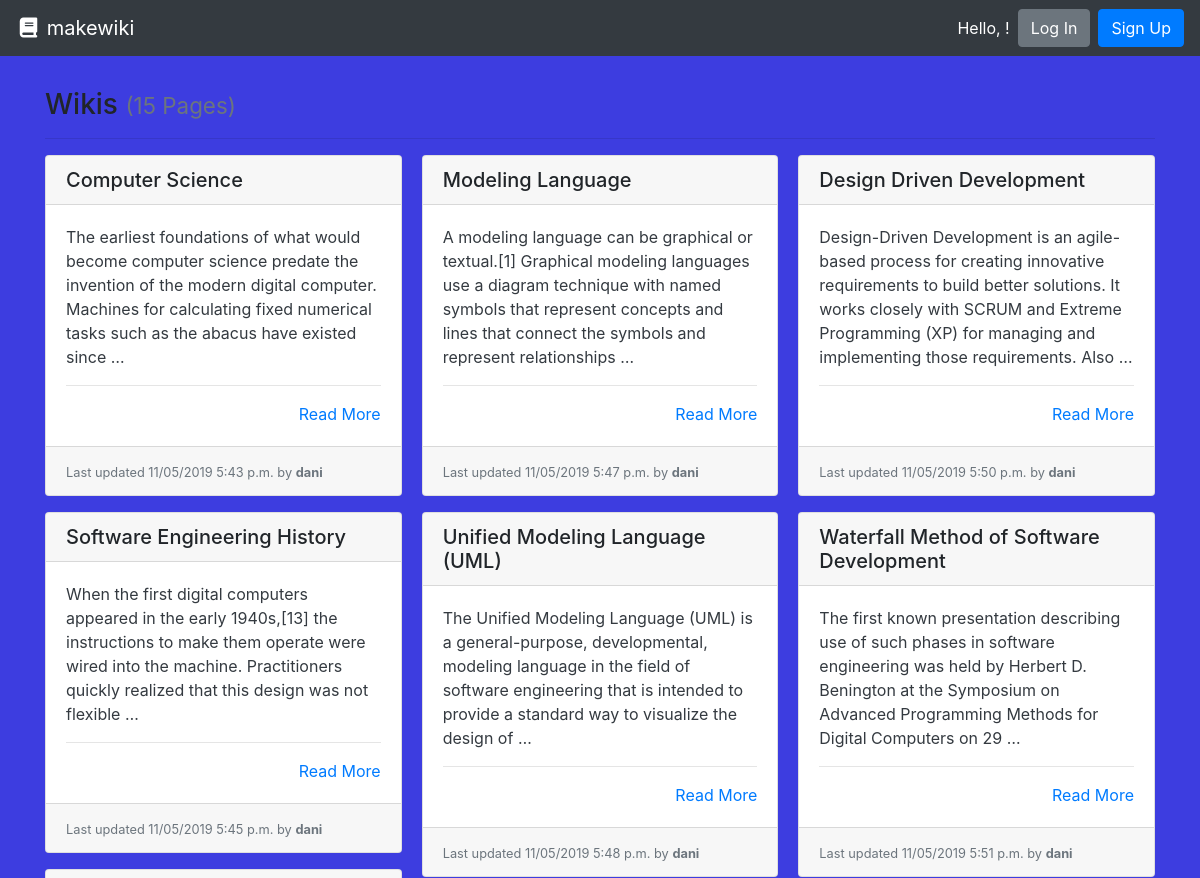
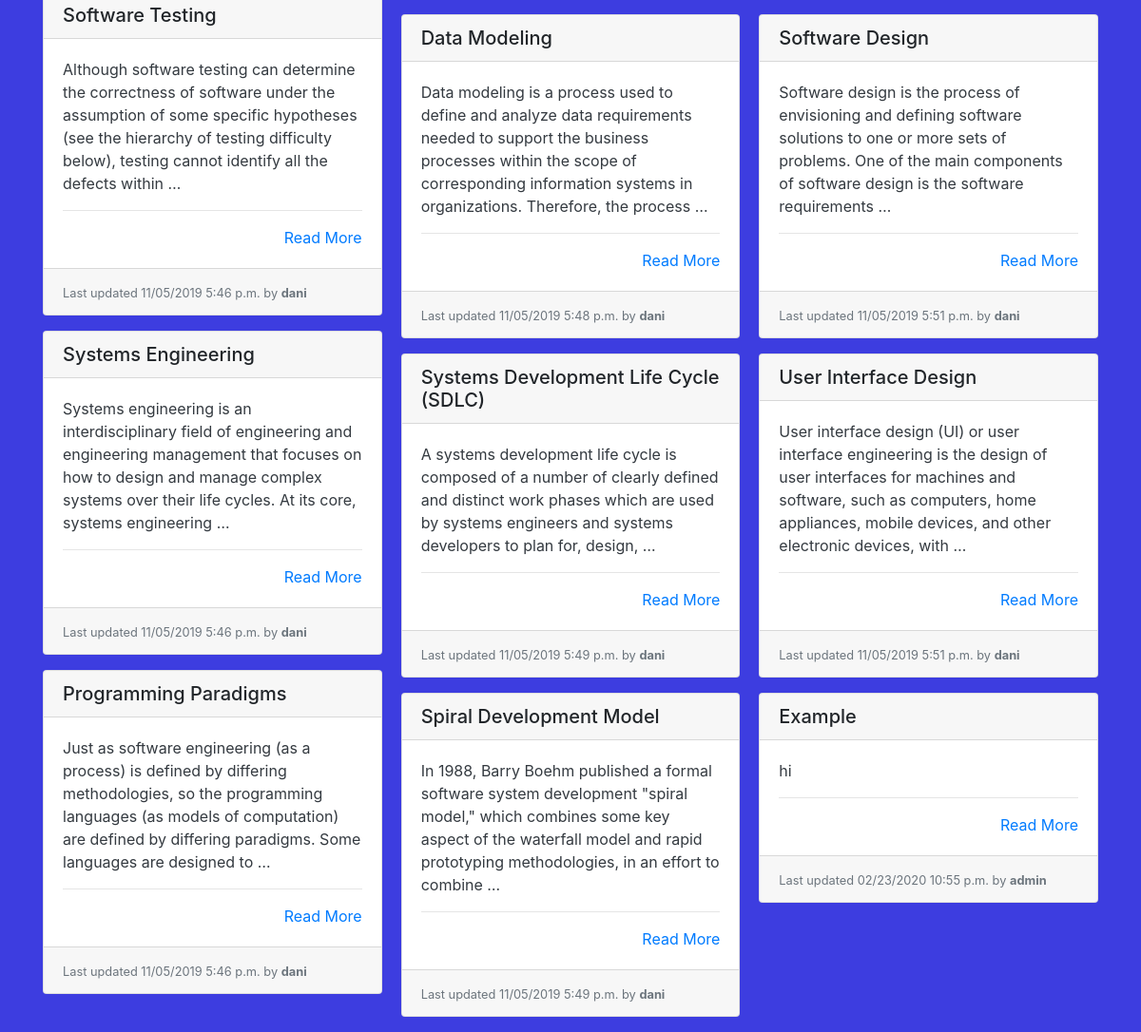
Before: / with the older database file (2 pictures, top to bottom).
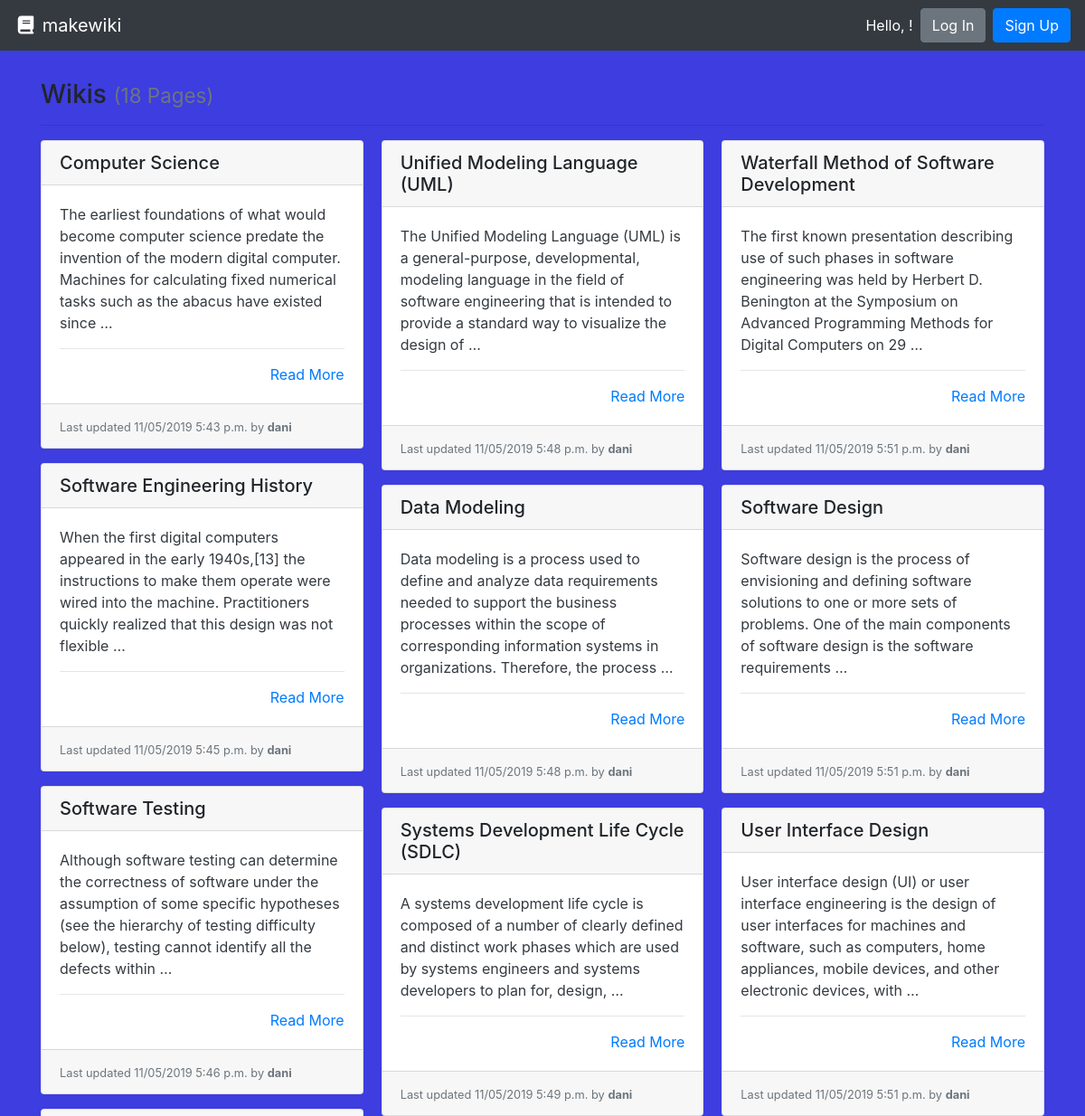
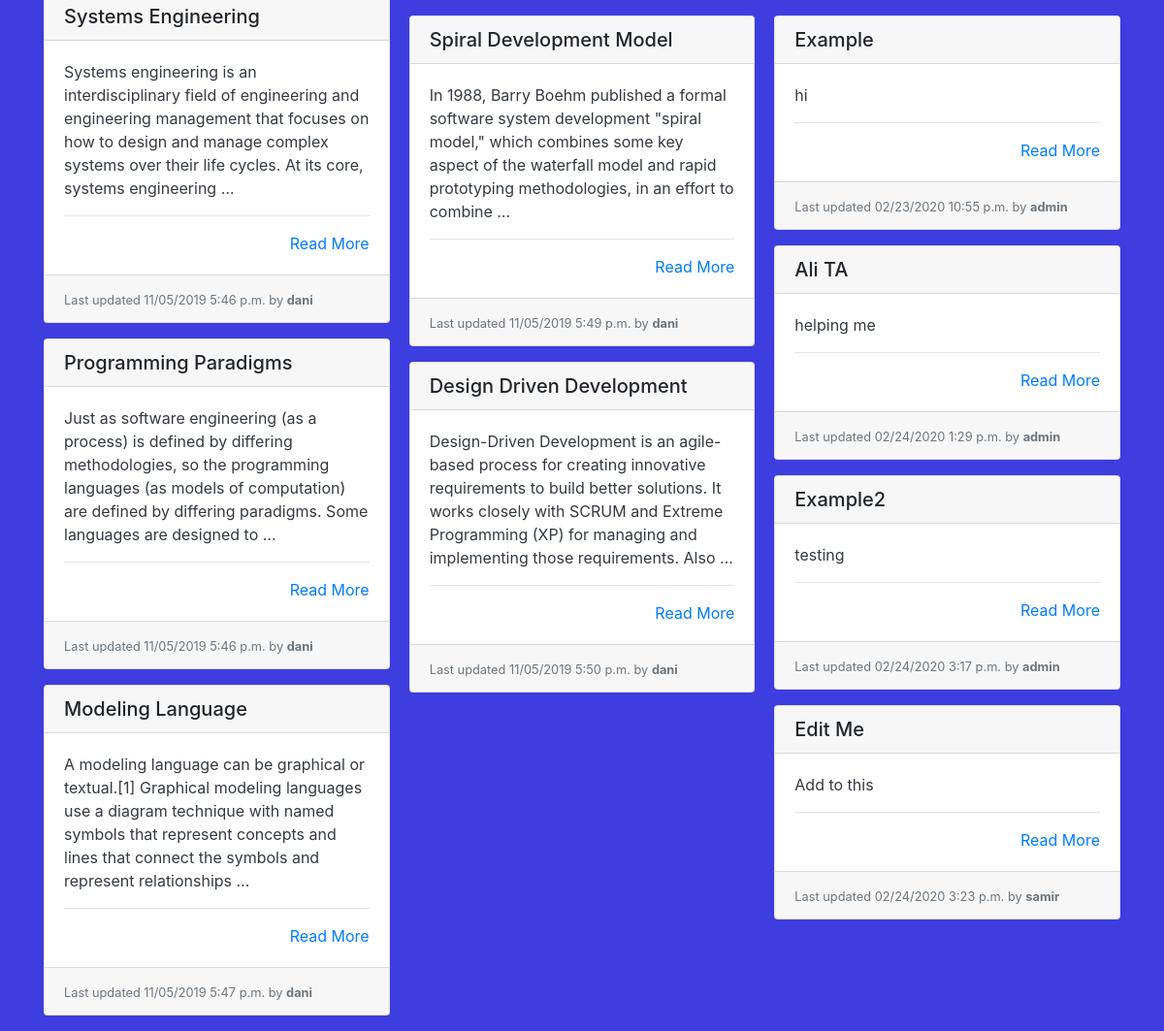
After: the same page with the newer database file (2 pictures, top to bottom).
### wiki/models.py (models this page shows, shortened)
class Page(models.Model):
    title = models.CharField(max_length=settings.WIKI_PAGE_TITLE_MAX_LENGTH, unique=True,
                             help_text="Title of your page.")
    author = models.ForeignKey(User, on_delete=models.PROTECT,
                               help_text="The user that posted this article.")
    slug = models.CharField(max_length=settings.WIKI_PAGE_TITLE_MAX_LENGTH, blank=True, editable=False,
                            help_text="Unique URL path to access this page. Generated by the system.")
    content = models.TextField(
        help_text="Write the content of your page here.")
    created = models.DateTimeField(auto_now_add=True,
                                   help_text="The date and time this page was created. Automatically generated when the model saves.")
    modified = models.DateTimeField(auto_now=True,
                                    help_text="The date and time this page was updated. Automatically generated when the model updates.")

### wiki/views.py (the view)
# urls.py: path('', PageListView.as_view(), name='wiki-list-page'),
class PageListView(ListView):
    model = Page
    def get(self, request):
        pages = self.get_queryset().all()
        return render(request, 'list.html', {'pages': pages})

### wiki/templates/list.html
{% extends "base.html" %}
{% load static %}
{% block content %}
  <h3>Wikis {% if pages %}<small class="text-muted">({{ pages|length }} Page{{ pages|length|pluralize:"s" }})</small>{% endif %}</h3>
  <hr>
  {% if pages %}
    <div class="card-columns">
      {% for page in pages %}
        {% include "partials/card.html" %}
      {% endfor %}
    </div>
  {% else %}
    <div class="alert alert-primary" role="alert">No pages to display.</div>
  {% endif %}
{% endblock %}

### templates/base.html (shortened to what this page needs)
<!doctype html>
<html lang="en">
  <head>
    <link rel="stylesheet" href="/static/style.css">
    <link rel="stylesheet" href="https://stackpath.bootstrapcdn.com/bootstrap/4.3.1/css/bootstrap.min.css"
>
  </head>
  <body>
    <nav class="navbar navbar-expand-md navbar-dark bg-dark">
      <a class="navbar-brand" href="{% url 'wiki-list-page' %}"><i class="fas fa-fw fa-book"></i> makewiki</a>
      <form class="form-inline ml-auto">
        <div class="text-white">Hello, <strong>{{ user.username }}</strong>!</div>
        {% if user.is_authenticated %}
          <a href="{% url 'wiki-create-page' %}" class="btn btn-success ml-4">New Page</a>
          <a href="{% url 'logout' %}" class="btn btn-danger ml-2">Log Out</a>
        {% else %}
          <a href="{% url 'login' %}" class="btn btn-secondary ml-2">Log In</a>
          <a href="{% url 'accounts:signup' %}" class="btn btn-primary ml-2">Sign Up</a>
        {% endif %}
        </form>
    </nav>
    <main role="main" class="container" style="margin-top: 4vh;">
      {% block content %}{% endblock %}
    </main>
  </body>

### wiki/templates/partials/card.html
<div class="card mb-3">
  <h5 class="card-header ">{{ page.title }}</h5>
  <div class="card-body border-dark">
    <p class="card-text text-dark">
      {{ page.content|truncatewords_html:30 }}
      <hr>
      <div class="text-right"><a href="{% url 'wiki-details-page' page.slug %}" title="Read More">Read More</a></div>
  </div>
  <div class="card-footer">
    <small class="text-muted">Last updated {{ page.modified|date:"SHORT_DATETIME_FORMAT" }} by <b>{{ page.author.username }}</b></small>
  </div>
</div>

### static/wiki/style.css (style rules this page uses)
body { background-color: rgb(61, 61, 224) !important; font-family: Arial, Helvetica, sans-serif; color: white; }

Changed rows visible on the page:
added Page: title "Ali TA", content "helping me", modified "02/24/2020 1:29 p.m.", author.username "admin"
added Page: title "Example2", content "testing", modified "02/24/2020 3:17 p.m.", author.username "admin"
added Page: title "Edit Me", content "Add to this", modified "02/24/2020 3:23 p.m.", author.username "samir"
Other visible differences:
{{ pages|length }}: "15" → "18"
